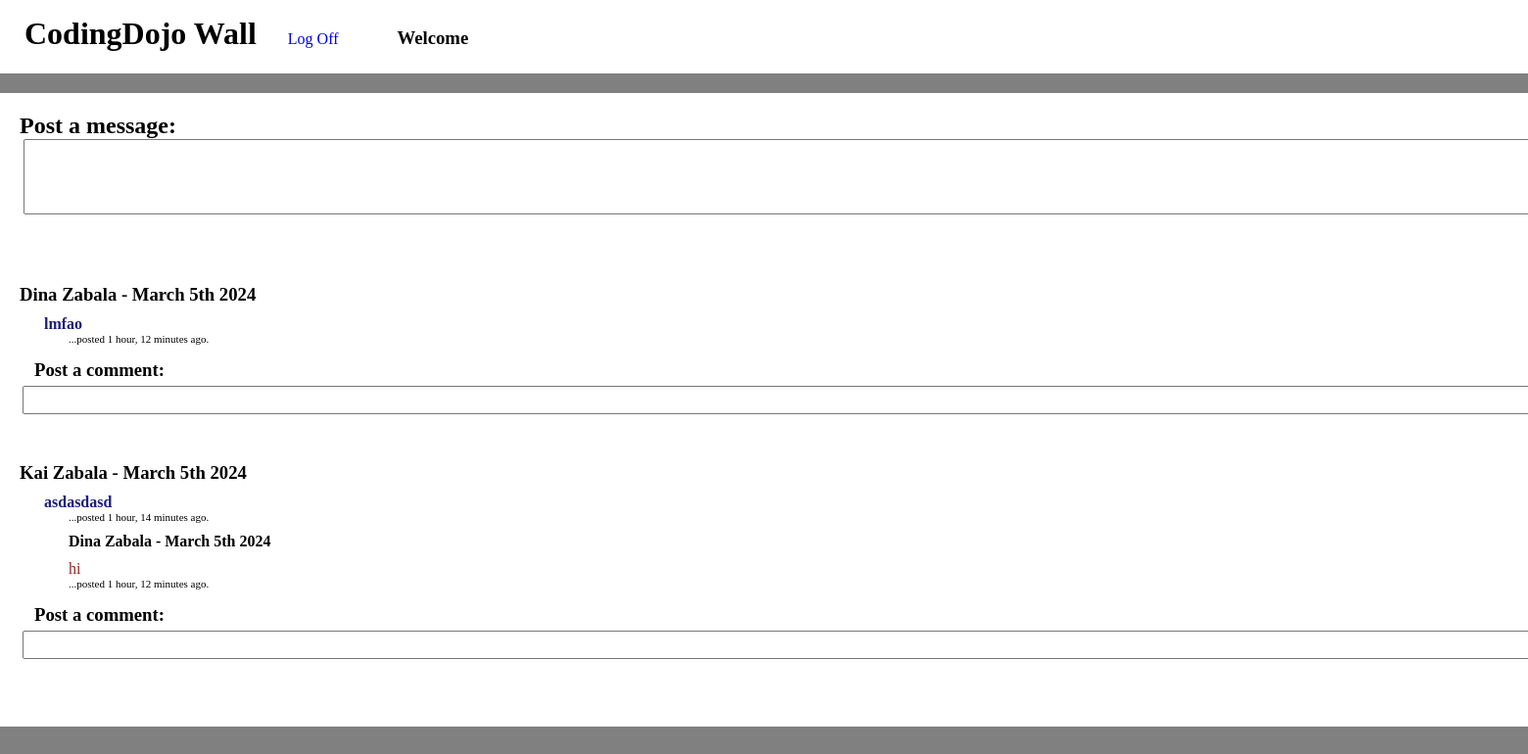
The app's page /wall with its own data.
### wall_app/models.py (models this page shows)
class Message(models.Model):
    message = models.TextField()
    messager = models.ForeignKey(User, related_name="messages_made", on_delete=models.CASCADE)
    created_at = models.DateTimeField(auto_now_add=True)
    updated_at = models.DateTimeField(auto_now=True)

class User(models.Model):
    first_name = models.CharField(max_length=255)
    last_name = models.CharField(max_length=255)
    email = models.CharField(max_length=255)
    password = models.CharField(max_length=255)
    created_at = models.DateTimeField(auto_now_add=True)
    updated_at = models.DateTimeField(auto_now=True)

class Comment(models.Model):
    comment = models.TextField()
    commentor = models.ForeignKey(User, related_name="comments_made", on_delete=models.CASCADE)
    post = models.ForeignKey(Message, related_name="post_comments", on_delete=models.CASCADE)
    created_at = models.DateTimeField(auto_now_add=True)
    updated_at = models.DateTimeField(auto_now=True)

### wall_app/views.py (the view)
# urls.py: path('wall', views.wall),
def wall(request):
    context = {
        'posts' : Message.objects.all(),
    }
    return render(request, 'wall.html', context)

### wall_app/templates/wall.html (shortened to what this page needs)
<!DOCTYPE html>
<html lang="en">
<head>
    {% load static %}
    <meta http-equiv="X-UA-Compatible" content="ie=edge"><link rel="stylesheet" type="text/css" href="{% static 'wall.css' %}">
</head>
<body>
    <div id="header">
        <h1>CodingDojo Wall</h1>
        <a href="logout"><p id="logout">Log Off</p></a>
        <h3 id="name">Welcome {{request.session.u_fname}}</h3>
    </div>
    <div id="container">
        <div id="top">
        <h2>Post a message:</h2>
            <form action="/post" method="post">
                <textarea id="messagebox" name="message" row="3" cols="80"></textarea>
            </form>
        </div>
        {% for post in posts reversed %}
        <h3 id="postdetails">{{post.messager.first_name}} {{post.messager.last_name}} - {{post.created_at|date:'F jS Y'}} </h3>
        <p id="post">{{post.message}}</p>
        <p id="micro">...posted {{post.created_at|timesince}} ago.</p>
        {% for comment in post.post_comments.all %}
        <h4 id="commentdetails">{{comment.commentor.first_name}} {{comment.commentor.last_name}} - {{comment.created_at|date:'F jS Y'}}</h4>
        <p id="comment">{{comment.comment}} {% if comment.commentor.id == request.session.u_id %} <a href="/delcom/{{comment.id}}"><button>Delete</button></a> {% endif %}</p>
        <p id="micro">...posted {{comment.created_at|timesince}} ago.</p>
        {% endfor %}
        <div id="cmtdiv">
            <h3 id="cmtheader">Post a comment:</h3>
            <form action="/comment" method="post">
                <input id ="commentbox" type="textarea" name="comment" row="1">
            </form>
        </div>
        {% endfor %}
    </div>
</body>
</html>

### wall_app/static/wall.css (style rules this page uses)
* { margin: 0; padding: 0; word-wrap: break-word; }
body { background-color: gray; }
h1 { display: inline-block; margin-top: 15px; margin-left: 25px; }
#header { display: block; width: 1900px; height: 75px; margin: 0 auto; background-color: white; }
#container { width: 1700px; margin: 20px auto; padding: 20px; background-color: white; }
#messagebox { display: block; width: 1675px; height: 75px; margin: 0 auto; }
#commentbox { display: block; width: 1675px; height: 25px; margin: 0 auto; }
#post { font-weight: bold; margin: 0 25px; color: rgb(30, 30, 123) }
#comment { color: rgb(150, 35, 35); margin: 0 50px; }
#micro { font-size: 11px; margin: 0 50px; }
#commentdetails { margin: 10px 50px 10px 50px; }
#postdetails { margin-bottom: 10px; }
#top { width: 1685px; height: 175px; }
#cmtheader { margin: 15px 15px 5px 15px; }
#cmtdiv { width: 1685px; height: 105px; }
#name { display: inline-block; margin: 28px; }
#logout { display: inline-block; margin: 28px; }

### records on screen
Message: messager.first_name "Dina", messager.last_name "Zabala", created_at "March 5th 2024", message "lmfao", created_at "1 hour, 12 minutes"
Message: messager.first_name "Kai", messager.last_name "Zabala", created_at "March 5th 2024", message "asdasdasd", created_at "1 hour, 14 minutes"
Comment: commentor.first_name "Dina", commentor.last_name "Zabala", created_at "March 5th 2024", comment "hi", created_at "1 hour, 12 minutes"
